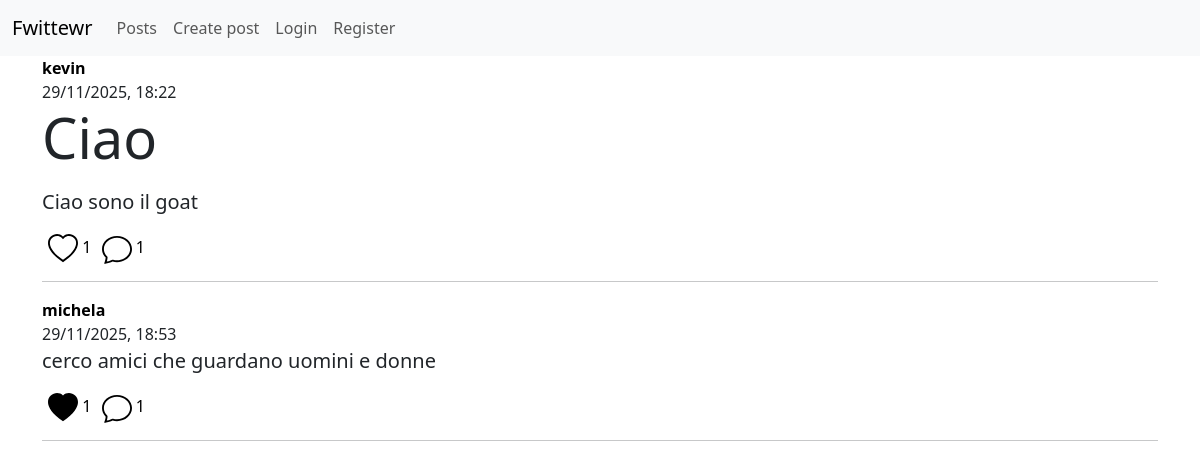
/posts (signed in), run on the app's committed database.
### app/models.py (models this page shows)
class Post(db.Model):
    id = db.Column(db.Integer, primary_key=True)
    title = db.Column(db.String(50))
    content = db.Column(db.String(200), nullable=False)
    creation_date = db.Column(db.DateTime(timezone=True), default=datetime.now(timezone.utc))
    deleted = db.Column(db.Boolean, default=False)
    comments = db.relationship('Comment', backref='referenced_post', lazy='select')
    user_id = db.Column(db.Integer, db.ForeignKey('user.id'), nullable=False)

class User(db.Model, UserMixin):
    id = db.Column(db.Integer, primary_key=True)
    username = db.Column(db.String(20), nullable=False, unique=True)
    password = db.Column(db.String(80), nullable=False)
    created_posts = db.relationship('Post', backref='user', lazy='select')
    created_comments = db.relationship('Comment', backref='user', lazy='select')
    liked_posts = db.relationship('Post', secondary=liked_posts, backref='liked_users', lazy='select')
    liked_comments = db.relationship('Comment', secondary=liked_comments, backref = 'liked_users', lazy='select')
    followers = db.relationship('User', secondary=followers,
                                primaryjoin=(followers.c.followed_user==id),
                                secondaryjoin=(followers.c.following_user==id),
                                backref='follwing', lazy='select')

### app/routes/home_bp.py (the view)
@home_bp.route('/posts')
@login_required
def posts():
    posts = Post.query.filter_by(deleted=False).order_by(func.random()).limit(10).all()
    return render_template('home/posts.html', posts=posts)

### app/__init__.py (called while the page is built)
def create_app():
    app = Flask(__name__)
    app.config['SQLALCHEMY_DATABASE_URI'] = 'sqlite:///database.db'
    app.secret_key = 'thisisasecretkey'
    db.init_app(app)
    bcrypt.init_app(app)
    login_manager.init_app(app)
    csrf.init_app(app)
    login_manager.login_view = 'auth.login'
    @login_manager.user_loader
    def load_user(user_id):
        return User.query.get(int(user_id))
    app.register_blueprint(auth_bp)
    app.register_blueprint(home_bp)
    app.register_blueprint(errors_bp)
    app.register_blueprint(followers_bp)
    return app

### app/templates/home/posts.html (shortened to what this page needs)
{% extends 'base.html' %}
{% from 'home/post-macros.html' import post_to_render %}
{% block body %}
<div class="mx-auto">
    {% for post in posts %}
        {{ post_to_render(post, current_user) }}
    {% endfor %}
</div>
{% endblock %}

### app/templates/home/post-macros.html (shortened to what this page needs)
{% macro post_to_render(post, current_user) %}
<div class="col-12">
    <figure>
        <figcaption>
            <a href="{{ url_for('home.show_user', id=post.user.id) }}" style="color: black; text-decoration: none">
                <b>{{ post.user.username }}</b> <br>
            </a>
            {{ post.creation_date.strftime('%d/%m/%Y, %H:%M') }}
        </figcaption>
        {% if post.title %}
        <p class="display-4">{{ post.title }}</p>
        {% endif %}
        <p class="blockquote">{{ post.content }}</p>
        <button onclick="like_post(this, '{{ post.id }}')" style="background-color:transparent; border:0px">
            {% if current_user in post.liked_users %}
                <img style="width: 30px" src="{{ url_for('static', filename='icons/heart-fill.svg') }}" alt="">
            {% else %}
                <img style="width: 30px" src="{{ url_for('static', filename='icons/heart.svg') }}" alt="">
            {% endif %}
            <span>{{ post.liked_users|length }}</span>
        </button>
        <a href="{{ url_for('home.show_post_comments', id=post.id) }}" style="text-decoration: none; border:0px; color: black">
            <img style="width: 30px" src="{{ url_for('static', filename='icons/chat.svg') }}" alt="">
            <span>{{ post.comments|length }}</span>
        </a>
    </figure>
    <hr>
</div>
{% endmacro %}

### data on the page
Post: user.username "kevin", creation_date "29/11/2025, 18:22", title "Ciao", content "Ciao sono il goat", liked_users|length "1", comments|length "1"
Post: user.username "michela", creation_date "29/11/2025, 18:53", content "cerco amici che guardano uomini e donne", liked_users|length "1", comments|length "1"
